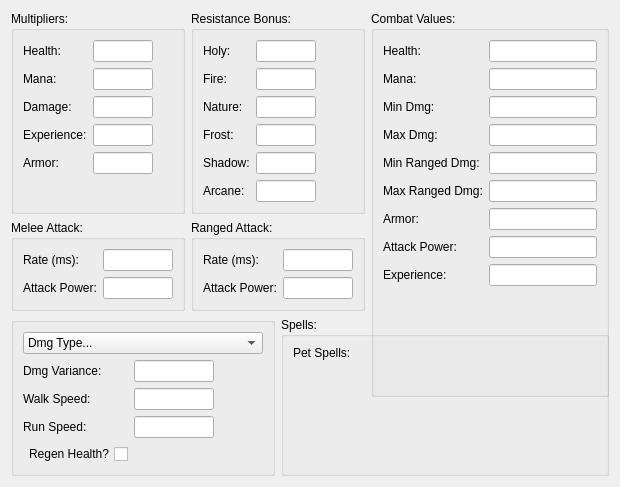
            <widget class="QWidget" name="tab">
             <attribute name="title">
              <string>Combat</string>
             </attribute>
             <layout class="QGridLayout" name="gridLayout_6">
              <item row="1" column="0" colspan="2">
               <widget class="QGroupBox" name="groupBox_7">
                <property name="title">
                 <string>Melee Attack:</string>
                </property>
                <layout class="QFormLayout" name="formLayout_5">
                 <item row="0" column="0">
                  <widget class="QLabel" name="label_12">
                   <property name="text">
                    <string>Rate (ms):</string>
                   </property>
                  </widget>
                 </item>
                 <item row="0" column="1">
                  <widget class="QLineEdit" name="MeleeAtkSpeed">
                   <property name="maximumSize">
                    <size>
                     <width>70</width>
                     <height>16777215</height>
                    </size>
                   </property>
                   <property name="text">
                    <string/>
                   </property>
                  </widget>
                 </item>
                 <item row="1" column="0">
                  <widget class="QLabel" name="label_104">
                   <property name="text">
                    <string>Attack Power:</string>
                   </property>
                  </widget>
                 </item>
                 <item row="1" column="1">
                  <widget class="QLineEdit" name="MeleeAttackPower">
                   <property name="maximumSize">
                    <size>
                     <width>70</width>
                     <height>16777215</height>
                    </size>
                   </property>
                  </widget>
                 </item>
                </layout>
               </widget>
              </item>
              <item row="0" column="4" rowspan="3">
               <widget class="QGroupBox" name="groupBox_8">
                <property name="title">
                 <string>Combat Values:</string>
                </property>
                <layout class="QFormLayout" name="formLayout_3">
                 <property name="fieldGrowthPolicy">
                  <enum>QFormLayout::AllNonFixedFieldsGrow</enum>
                 </property>
                 <item row="0" column="0">
                  <widget class="QLabel" name="label_8">
                   <property name="text">
                    <string>Health:</string>
                   </property>
                  </widget>
                 </item>
                 <item row="0" column="1">
                  <widget class="QLineEdit" name="showHealth">
                   <property name="readOnly">
                    <bool>true</bool>
                   </property>
                  </widget>
                 </item>
                 <item row="1" column="0">
                  <widget class="QLabel" name="label_76">
                   <property name="text">
                    <string>Mana:</string>
                   </property>
                  </widget>
                 </item>
                 <item row="1" column="1">
                  <widget class="QLineEdit" name="showMana">
                   <property name="readOnly">
                    <bool>true</bool>
                   </property>
                  </widget>
                 </item>
                 <item row="2" column="0">
                  <widget class="QLabel" name="label_81">
                   <property name="text">
                    <string>Min Dmg:</string>
                   </property>
                  </widget>
                 </item>
                 <item row="2" column="1">
                  <widget class="QLineEdit" name="showMinDmg">
                   <property name="readOnly">
                    <bool>true</bool>
                   </property>
                  </widget>
                 </item>
                 <item row="3" column="0">
                  <widget class="QLabel" name="label_91">
                   <property name="text">
                    <string>Max Dmg:</string>
                   </property>
                  </widget>
                 </item>
                 <item row="3" column="1">
                  <widget class="QLineEdit" name="showMaxDmg">
                   <property name="readOnly">
                    <bool>true</bool>
                   </property>
                  </widget>
                 </item>
                 <item row="6" column="0">
                  <widget class="QLabel" name="label_96">
                   <property name="text">
                    <string>Armor:</string>
                   </property>
                  </widget>
                 </item>
                 <item row="6" column="1">
                  <widget class="QLineEdit" name="showArmor">
                   <property name="readOnly">
                    <bool>true</bool>
                   </property>
                  </widget>
                 </item>
                 <item row="7" column="0">
                  <widget class="QLabel" name="label_101">
                   <property name="text">
                    <string>Attack Power:</string>
                   </property>
                  </widget>
                 </item>
                 <item row="7" column="1">
                  <widget class="QLineEdit" name="showAttackpower">
                   <property name="readOnly">
                    <bool>true</bool>
                   </property>
                  </widget>
                 </item>
                 <item row="8" column="0">
                  <widget class="QLabel" name="label_102">
                   <property name="text">
                    <string>Experience:</string>
                   </property>
                  </widget>
                 </item>
                 <item row="8" column="1">
                  <widget class="QLineEdit" name="showExperience">
                   <property name="readOnly">
                    <bool>true</bool>
                   </property>
                  </widget>
                 </item>
                 <item row="4" column="0">
                  <widget class="QLabel" name="label_105">
                   <property name="text">
                    <string>Min Ranged Dmg:</string>
                   </property>
                  </widget>
                 </item>
                 <item row="5" column="0">
                  <widget class="QLabel" name="label_106">
                   <property name="text">
                    <string>Max Ranged Dmg:</string>
                   </property>
                  </widget>
                 </item>
                 <item row="4" column="1">
                  <widget class="QLineEdit" name="showMinRangedDmg">
                   <property name="readOnly">
                    <bool>true</bool>
                   </property>
                  </widget>
                 </item>
                 <item row="5" column="1">
                  <widget class="QLineEdit" name="showMaxRangedDmg">
                   <property name="readOnly">
                    <bool>true</bool>
                   </property>
                  </widget>
                 </item>
                </layout>
               </widget>
              </item>
              <item row="2" column="0" rowspan="2" colspan="3">
               <widget class="QGroupBox" name="groupBox_10">
                <property name="title">
                 <string/>
                </property>
                <layout class="QFormLayout" name="formLayout_6">
                 <item row="1" column="1">
                  <widget class="QLineEdit" name="DmgVariance">
                   <property name="maximumSize">
                    <size>
                     <width>80</width>
                     <height>16777215</height>
                    </size>
                   </property>
                  </widget>
                 </item>
                 <item row="1" column="0">
                  <widget class="QLabel" name="label_7">
                   <property name="text">
                    <string>Dmg Variance:</string>
                   </property>
                  </widget>
                 </item>
                 <item row="2" column="0">
                  <widget class="QLabel" name="label_16">
                   <property name="text">
                    <string>Walk Speed:</string>
                   </property>
                  </widget>
                 </item>
                 <item row="2" column="1">
                  <widget class="QLineEdit" name="WalkSpeed">
                   <property name="maximumSize">
                    <size>
                     <width>80</width>
                     <height>16777215</height>
                    </size>
                   </property>
                  </widget>
                 </item>
                 <item row="3" column="0">
                  <widget class="QLabel" name="label_18">
                   <property name="text">
                    <string>Run Speed:</string>
                   </property>
                  </widget>
                 </item>
                 <item row="3" column="1">
                  <widget class="QLineEdit" name="RunSpeed">
                   <property name="maximumSize">
                    <size>
                     <width>80</width>
                     <height>16777215</height>
                    </size>
                   </property>
                  </widget>
                 </item>
                 <item row="4" column="0">
                  <widget class="QCheckBox" name="doesRegenHealth">
                   <property name="layoutDirection">
                    <enum>Qt::RightToLeft</enum>
                   </property>
                   <property name="text">
                    <string>Regen Health?</string>
                   </property>
                  </widget>
                 </item>
                 <item row="0" column="0" colspan="2">
                  <widget class="QComboBox" name="DmgSchoolCB">
                   <property name="maximumSize">
                    <size>
                     <width>16777215</width>
                     <height>16777215</height>
                    </size>
                   </property>
                   <item>
                    <property name="text">
                     <string>Dmg Type...</string>
                    </property>
                   </item>
                   <item>
                    <property name="text">
                     <string>Physical</string>
                    </property>
                   </item>
                   <item>
                    <property name="text">
                     <string>Holy</string>
                    </property>
                   </item>
                   <item>
                    <property name="text">
                     <string>Fire</string>
                    </property>
                   </item>
                   <item>
                    <property name="text">
                     <string>Nature</string>
                    </property>
                   </item>
                   <item>
                    <property name="text">
                     <string>Frost</string>
                    </property>
                   </item>
                   <item>
                    <property name="text">
                     <string>Shadow</string>
                    </property>
                   </item>
                   <item>
                    <property name="text">
                     <string>Arcane</string>
                    </property>
                   </item>
                  </widget>
                 </item>
                </layout>
               </widget>
              </item>
              <item row="1" column="2" colspan="2">
               <widget class="QGroupBox" name="groupBox_9">
                <property name="title">
                 <string>Ranged Attack:</string>
                </property>
                <layout class="QFormLayout" name="formLayout_4">
                 <item row="0" column="0">
                  <widget class="QLabel" name="label_103">
                   <property name="text">
                    <string>Rate (ms):</string>
                   </property>
                  </widget>
                 </item>
                 <item row="0" column="1">
                  <widget class="QLineEdit" name="RangedAtkSpeed">
                   <property name="maximumSize">
                    <size>
                     <width>70</width>
                     <height>16777215</height>
                    </size>
                   </property>
                  </widget>
                 </item>
                 <item row="1" column="1">
                  <widget class="QLineEdit" name="RangedAttackPower">
                   <property name="maximumSize">
                    <size>
                     <width>70</width>
                     <height>16777215</height>
                    </size>
                   </property>
                  </widget>
                 </item>
                 <item row="1" column="0">
                  <widget class="QLabel" name="label_11">
                   <property name="text">
                    <string>Attack Power:</string>
                   </property>
                  </widget>
                 </item>
                </layout>
               </widget>
              </item>
              <item row="0" column="2" colspan="2">
               <widget class="QGroupBox" name="groupBox_6">
                <property name="title">
                 <string>Resistance Bonus:</string>
                </property>
                <layout class="QFormLayout" name="formLayout_2">
                 <item row="0" column="0">
                  <widget class="QLabel" name="label_21">
                   <property name="text">
                    <string>Holy:</string>
                   </property>
                  </widget>
                 </item>
                 <item row="0" column="1">
                  <widget class="QLineEdit" name="HolyResEdit">
                   <property name="maximumSize">
                    <size>
                     <width>60</width>
                     <height>16777215</height>
                    </size>
                   </property>
                  </widget>
                 </item>
                 <item row="1" column="0">
                  <widget class="QLabel" name="label_22">
                   <property name="text">
                    <string>Fire:</string>
                   </property>
                  </widget>
                 </item>
                 <item row="2" column="0">
                  <widget class="QLabel" name="label_23">
                   <property name="text">
                    <string>Nature:</string>
                   </property>
                  </widget>
                 </item>
                 <item row="3" column="0">
                  <widget class="QLabel" name="label_24">
                   <property name="text">
                    <string>Frost:</string>
                   </property>
                  </widget>
                 </item>
                 <item row="4" column="0">
                  <widget class="QLabel" name="label_25">
                   <property name="text">
                    <string>Shadow:</string>
                   </property>
                  </widget>
                 </item>
                 <item row="5" column="0">
                  <widget class="QLabel" name="label_26">
                   <property name="text">
                    <string>Arcane:</string>
                   </property>
                  </widget>
                 </item>
                 <item row="1" column="1">
                  <widget class="QLineEdit" name="FireResEdit">
                   <property name="maximumSize">
                    <size>
                     <width>60</width>
                     <height>16777215</height>
                    </size>
                   </property>
                  </widget>
                 </item>
                 <item row="2" column="1">
                  <widget class="QLineEdit" name="NatureResEdit">
                   <property name="maximumSize">
                    <size>
                     <width>60</width>
                     <height>16777215</height>
                    </size>
                   </property>
                  </widget>
                 </item>
                 <item row="3" column="1">
                  <widget class="QLineEdit" name="FrostResEdit">
                   <property name="maximumSize">
                    <size>
                     <width>60</width>
                     <height>16777215</height>
                    </size>
                   </property>
                  </widget>
                 </item>
                 <item row="4" column="1">
                  <widget class="QLineEdit" name="ShadowResEdit">
                   <property name="maximumSize">
                    <size>
                     <width>60</width>
                     <height>16777215</height>
                    </size>
                   </property>
                  </widget>
                 </item>
                 <item row="5" column="1">
                  <widget class="QLineEdit" name="ArcaneResEdit">
                   <property name="maximumSize">
                    <size>
                     <width>60</width>
                     <height>16777215</height>
                    </size>
                   </property>
                  </widget>
                 </item>
                </layout>
               </widget>
              </item>
              <item row="0" column="0" colspan="2">
               <widget class="QGroupBox" name="groupBox_5">
                <property name="title">
                 <string>Multipliers:</string>
                </property>
                <layout class="QFormLayout" name="formLayout">
                 <property name="fieldGrowthPolicy">
                  <enum>QFormLayout::AllNonFixedFieldsGrow</enum>
                 </property>
                 <item row="0" column="0">
                  <widget class="QLabel" name="label_2">
                   <property name="text">
                    <string>Health:</string>
                   </property>
                  </widget>
                 </item>
                 <item row="0" column="1">
                  <widget class="QLineEdit" name="HealthMultiplier">
                   <property name="minimumSize">
                    <size>
                     <width>0</width>
                     <height>0</height>
                    </size>
                   </property>
                   <property name="maximumSize">
                    <size>
                     <width>60</width>
                     <height>16777215</height>
                    </size>
                   </property>
                   <property name="text">
                    <string/>
                   </property>
                  </widget>
                 </item>
                 <item row="1" column="0">
                  <widget class="QLabel" name="label_5">
                   <property name="text">
                    <string>Mana:</string>
                   </property>
                  </widget>
                 </item>
                 <item row="1" column="1">
                  <widget class="QLineEdit" name="ManaMultiplier">
                   <property name="maximumSize">
                    <size>
                     <width>60</width>
                     <height>16777215</height>
                    </size>
                   </property>
                  </widget>
                 </item>
                 <item row="3" column="0">
                  <widget class="QLabel" name="label_10">
                   <property name="text">
                    <string>Experience:</string>
                   </property>
                  </widget>
                 </item>
                 <item row="3" column="1">
                  <widget class="QLineEdit" name="XpMultiplier">
                   <property name="maximumSize">
                    <size>
                     <width>60</width>
                     <height>16777215</height>
                    </size>
                   </property>
                  </widget>
                 </item>
                 <item row="4" column="0">
                  <widget class="QLabel" name="label_6">
                   <property name="text">
                    <string>Armor:</string>
                   </property>
                  </widget>
                 </item>
                 <item row="4" column="1">
                  <widget class="QLineEdit" name="ArmorMultiplier">
                   <property name="maximumSize">
                    <size>
                     <width>60</width>
                     <height>16777215</height>
                    </size>
                   </property>
                  </widget>
                 </item>
                 <item row="2" column="0">
                  <widget class="QLabel" name="label_20">
                   <property name="text">
                    <string>Damage:</string>
                   </property>
                  </widget>
                 </item>
                 <item row="2" column="1">
                  <widget class="QLineEdit" name="DamageMultiplier">
                   <property name="maximumSize">
                    <size>
                     <width>60</width>
                     <height>16777215</height>
                    </size>
                   </property>
                  </widget>
                 </item>
                </layout>
               </widget>
              </item>
              <item row="2" column="3" rowspan="2" colspan="2">
               <widget class="QGroupBox" name="groupBox_12">
                <property name="title">
                 <string>Spells:</string>
                </property>
                <layout class="QFormLayout" name="formLayout_8">
                 <property name="fieldGrowthPolicy">
                  <enum>QFormLayout::AllNonFixedFieldsGrow</enum>
                 </property>
                 <item row="0" column="0">
                  <widget class="QLabel" name="label_15">
                   <property name="text">
                    <string>Pet Spells:</string>
                   </property>
                  </widget>
                 </item>
                 <item row="0" column="1">
                  <layout class="QHBoxLayout" name="petspellLayout"/>
                 </item>
                </layout>
               </widget>
              </item>
             </layout>
            </widget>
